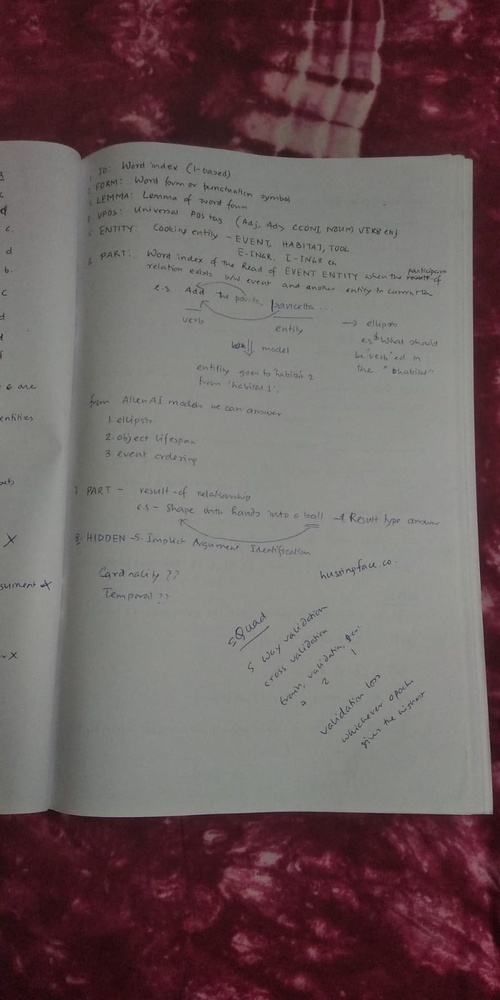
#> input picture test/input/test1.jpeg, 500 x 1000 px, shrunk from 800 x 1600 before the run
$ python test.py
#> lines starting #> are read from the running program, lines starting #| are printed output that depends on the picture
### backend/edge/filters.py
import numpy as np
from scipy.signal import convolve2d

PREWITT_KERNEL_X = np.array([[1, 0, -1], [1, 0, -1], [1, 0, -1]])
PREWITT_KERNEL_Y = np.array([[1, 1, 1], [0, 0, 0], [-1, -1, -1]])

SOBEL_KERNEL_X   = np.array([[1, 0, -1], [2, 0, -2], [1, 0, -1]])
SOBEL_KERNEL_Y   = np.array([[1, 2, 1], [0, 0, 0], [-1, -2, -1]])

SOBEL_FELDMAN_KERNEL_X = np.array([[3, 0, -3], [10, 0, -10], [3, 0, -3]])
SOBEL_FELDMAN_KERNEL_Y = np.array([[3, 10, 3], [0, 0, 0], [-3, -10, -3]])

SCHARR_KERNEL_X = np.array([[47, 0, -47], [162, 0, -162], [47, 0, -47]])
SCHARR_KERNEL_Y = np.array([[47, 162, 47], [0, 0, 0], [-47, -162, -47]])


def gaussian_kernel(kernel_size, sd):
    # generates a gaussian kernel
    ax = np.linspace(-(kernel_size - 1) / 2, (kernel_size - 1) / 2, kernel_size)
    gauss_1d = np.exp(-0.5 * np.square(ax) / np.square(sd))
    gauss_2d = np.outer(gauss_1d, gauss_1d)
    return gauss_2d / np.sum(gauss_2d)

def gaussian(image, kernel_size, sd=1):
    kernel = gaussian_kernel(kernel_size, sd)
    return convolve2d(image, kernel, mode='same', boundary='symm')

# [4 lines left out: function prewitt, not called in this run]

def sobel(image):
    Gx = convolve2d(image, SOBEL_KERNEL_X, mode='same', boundary='symm')
    Gy = convolve2d(image, SOBEL_KERNEL_Y, mode='same', boundary='symm')
    return Gx, Gy

# [9 lines left out: functions sobel_feldman, scharr, not called in this run]

### backend/edge/canny.py
import sys
import numpy as np
import time
from filters import gaussian, prewitt, sobel
from otsu import otsu


class Canny:
    THRESHOLD_HIGH = 0.3
    THRESHOLD_LOW  = 0.1

    STRONG_VAL = 255
    WEAK_VAL   = 75

    HYSTERESIS_KERNEL_SIZE = 5

    def __init__(self, bitmap=None, sd=1, kernel_size=5, edge_op='sobel', threshold_method='otsu') -> None:
        self.bitmap = bitmap
        self.edge_op = edge_op
        self.sd = sd
        self.kernel_size = kernel_size
        self.threshold_method = threshold_method

    def __call__(self):
        # Step 1:   Gaussian Kernel
        start = time.time()
        filtered_bitmap = gaussian(self.bitmap, kernel_size=self.kernel_size, sd=self.sd)
        end = time.time()
        print('step 1', 'clocked at: ', end - start)

        # Step 2:   intensity gradient
        start = time.time()
        if self.edge_op == 'prewitt':
            Gx, Gy = prewitt(filtered_bitmap)
        elif self.edge_op == 'sobel':
            Gx, Gy = sobel(filtered_bitmap)
        G, theta = self.polar_intensity(Gx, Gy)
        end = time.time()
        print('step 2', 'clocked at: ', end - start)

        # Step 3:   lower bound thresholding / non-maximal suppression
        start = time.time()
        suppressed_image = self.non_maximal_suppression(G, theta)
        end = time.time()
        print('step 3', 'clocked at: ', end - start)

        # Step 4:   dual threshold
        if self.threshold_method == 'otsu':
            _, self.THRESHOLD_HIGH = otsu(suppressed_image)
            self.THRESHOLD_HIGH /= suppressed_image.max()
            self.THRESHOLD_LOW = 0.5 * self.THRESHOLD_HIGH
        start = time.time()
        thresholded_image = self.threshold(suppressed_image)
        end = time.time()
        print('step 4', 'clocked at: ', end - start)

        # Step 5:   edge tracking by hysteresis
        start = time.time()
        hysteresis_image = self.hysteresis(thresholded_image)
        end = time.time()
        print('step 5', 'clocked at: ', end - start)

        return hysteresis_image.astype(np.uint8)


    def polar_intensity(self, Gx, Gy):
        G = np.hypot(Gx, Gy)
        G = G / G.max() * 255
        theta = np.arctan2(Gy, Gx) * 180 / np.pi

        for row in theta:
            for i in range(len(row)):
                angle = row[i]
                if (angle >= -22.5 and angle <= 22.5) or angle >= 157.5 or angle <= -157.5:
                    row[i] = 0
                elif (angle >= 67.5 and angle <= 112.5) or (angle <= -67.5 and angle >= -112.5):
                    row[i] = 90
                elif (angle >= 22.5 and angle <= 67.5) or (angle <= -112.5 and angle >= -157.5):
                    row[i] = 45
                else:
                    row[i] = 135

        return G, theta

    def non_maximal_suppression(self, G, theta):
        M, N = G.shape
        Z = np.zeros((M, N), dtype=np.int32)
        for i in range(1, M-1):
            for j in range(1, N-1):
                try:
                    p, n = 255, 255
                    angle = theta[i, j]
                    if angle == 0:
                        p = G[i, j+1]
                        n = G[i, j-1]
                    elif angle == 45:
                        p = G[i+1, j-1]
                        n = G[i-1, j+1]
                    elif angle == 90:
                        p = G[i+1, j]
                        n = G[i-1, j]
                    else:
                        p = G[i-1, j-1]
                        n = G[i+1, j+1]

                    if G[i, j] >= p and G[i, j] >= n:
                        Z[i, j] = G[i, j]
                    else:
                        Z[i, j] = 0

                except:
                    pass
        return Z

    def threshold(self, image):
        high = self.THRESHOLD_HIGH * image.max()
        low = self.THRESHOLD_LOW * image.max()

        M, N = image.shape
        res = np.zeros((M, N), dtype=np.int32)

        strong_i, strong_j = np.where(image >= high)
        weak_i, weak_j = np.where((image < high) & (image >= low))
        # zero_i, zero_j = np.where(image < low)

        res[strong_i, strong_j] = self.STRONG_VAL
        res[weak_i, weak_j] = self.WEAK_VAL

        return res

    def hysteresis(self, image):
        c = self.HYSTERESIS_KERNEL_SIZE // 2
        M, N = image.shape
        for i in range(1, M-1):
            for j in range(1, N-1):
                try:
                    if image[i, j] == self.WEAK_VAL:
                        isEdge = False
                        for k in range(i-c, i+c+1):
                            for l in range(j-c, j+c+1):
                                if image[k, l] == self.STRONG_VAL:
                                    isEdge = True
                                    break
                        if isEdge == True:
                            image[i, j] = self.STRONG_VAL
                        else:
                            image[i, j] = 0
                except:
                    pass

        return image


# [25 lines that do not run on import are left out]

### backend/edge/otsu.py
import numpy as np

def otsu(image):
    X, Y = image.shape
    minPixel, maxPixel = image.min(), image.max()

    hist = np.zeros(256, dtype=np.float64)
    for i in range(X):
        for j in range(Y):
            hist[image[i][j]] += 1


    w0, w1 = hist[minPixel], sum(hist[minPixel+1:maxPixel + 1])
    m0, m1 = minPixel, sum(np.arange(minPixel+1, maxPixel+1) * hist[minPixel+1:maxPixel+1])/w1
    maxSigma = sigma = w0 * w1 * (m1 - m0)**2
    threshold = 0

    for t in range(minPixel+1, maxPixel):
        m0 = (w0 * m0 + t*hist[t]) / (w0 + hist[t])
        m1 = (w1 * m1 - t*hist[t]) / (w1 - hist[t])
        w0 += hist[t]
        w1 -= hist[t]

        sigma = w0 * w1 * (m1 - m0)**2
        if sigma > maxSigma:
            maxSigma = sigma
            threshold = t

    threshold += 10
    binarized_image = 255*(image < threshold)
    return binarized_image, threshold

### backend/edge/contours.py
import numpy as np
import cv2

class ContourDetector:
    def __init__(self, image):
        self.image = image
        self.dir_x = [1, 0, -1, 0, 1, 1, -1, -1]
        self.dir_y = [0, 1, 0, -1, 1, -1, 1, -1]
        self.X, self.Y = image.shape
        self.visited = np.zeros((self.X, self.Y))
        self.objCount = 0
        self.contours = list()
        self.characters = list()

    # [18 lines left out: functions detectLines, bounds, not called in this run]

    def bfs(self, i, j):
        q = list()
        q.append((i, j))
        self.visited[i, j] = 1
        self.image[i, j] = 100
        contour =[(i, j)]

        while len(q) > 0:
            x, y = q.pop(0)
            for dx, dy in zip(self.dir_x, self.dir_y):
                new_x, new_y = x + dx, y + dy
                if new_x >= 0 and new_x < self.X and new_y >= 0 and new_y < self.Y:
                    if self.visited[new_x, new_y] == 0 and self.image[new_x, new_y] == 255:
                        self.visited[new_x, new_y] = 1
                        q.append((new_x, new_y))
                        ###self.image[new_x, new_y] = 100
                        contour.append((new_x, new_y))

        return contour

    def plot_contour(self, limit = 4, contour_color = (0, 255, 0)):
        # plot top 4 longest contours
        self.contours = sorted(self.contours, key= lambda c : -len(c))
        contours = self.contours[:4]
        original_image = cv2.cvtColor(self.image, cv2.COLOR_GRAY2RGB)
        for contour in contours:
            for point in contour:
                original_image[point[0]][point[1]] = contour_color
        return original_image

    def traverse(self):
        for i in range(self.X):
            for j in range(self.Y):
                if self.image[i, j] == 255 and self.visited[i, j] == 0:
                    self.contours.append(self.bfs(i, j))
                    self.objCount += 1

        return self.image, self.contours

### backend/test.py
import os
import sys
import numpy as np
sys.path.append('../edge/')
import cv2
import matplotlib.pyplot as plt
from canny import Canny
from contours import ContourDetector

sample = 1

input_dir = "../test/input/"
output_dir = "../test/output/"

inputfile = os.path.join(input_dir, f"test{sample}.jpeg")
outputfile = os.path.join(output_dir, f"res{sample}.png")

image = np.array(cv2.imread(inputfile, cv2.IMREAD_GRAYSCALE))
canny = Canny(image, sd=1.4, kernel_size=7)
res = canny()
#> in sobel, `Gx = convolve2d(image, SOBEL_KERNEL_X, mode='same', boundary='symm')`:
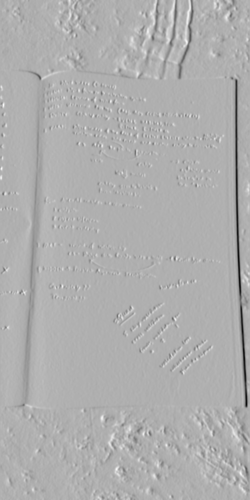
#> Gx: shape (1000, 500) float64 (shown at 1/2 size); min -222.4, max 100.9, mean -0.8; drawn with min black and max white
#> in sobel, `Gy = convolve2d(image, SOBEL_KERNEL_Y, mode='same', boundary='symm')`:
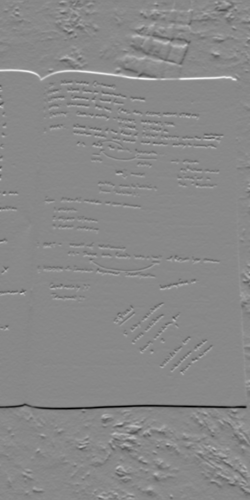
#> Gy: shape (1000, 500) float64 (shown at 1/2 size); min -211.4, max 183.2, mean -0.1; drawn with min black and max white
#> in __call__, `G, theta = self.polar_intensity(Gx, Gy)`:
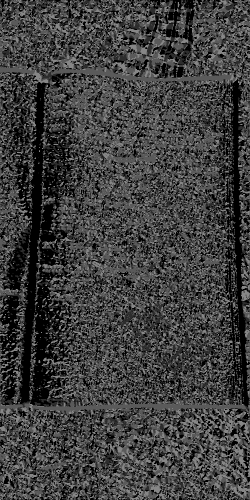
#> theta: shape (1000, 500) float64 (shown at 1/2 size); min 0, max 135, mean 62.9
#> after the loop in non_maximal_suppression, `for i in range(1, M-1):`:
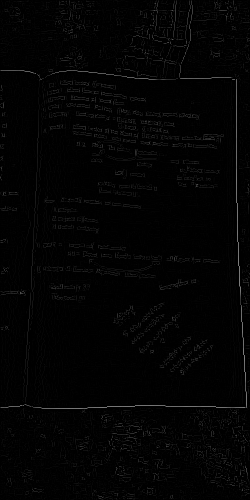
#> Z: shape (1000, 500) int32 (shown at 1/2 size); min 0, max 255, mean 3.3
#> in otsu, `minPixel, maxPixel = image.min(), image.max()`: minPixel = 0; maxPixel = 255
#> in otsu, `w0, w1 = hist[minPixel], sum(hist[minPixel+1:maxPixel + 1])`: w0 = 413116; w1 = 86884
#> in otsu, `m0, m1 = minPixel, sum(np.arange(minPixel+1, maxPixel+1) * hist[minPix..`: m0 = 0; m1 = 18.74
#> in otsu, `maxSigma = sigma = w0 * w1 * (m1 - m0)**2`: maxSigma = 1.26e+13
#> the loop in otsu, `for t in range(minPixel+1, maxPixel):` made 254 passes
#> (m0, m1, w0, w1, maxSigma) on passes 1 to 8: (0.0111, 19.74, 417751, 82249, 1.34e+13), (0.0525, 21.89, 426641, 73359, 1.49e+13), (0.12, 24.85, 436578, 63422, 1.69e+13), (0.198, 28.28, 445532, 54468, 1.91e+13), (0.268, 31.48, 452126, 47874, 2.11e+13), (0.332, 34.53, 457246, 42754, 2.29e+13), (0.388, 37.29, 461140, 38860, 2.44e+13), (0.437, 39.74, 464136, 35864, 2.57e+13)
#> after the loop in otsu, `for t in range(minPixel+1, maxPixel):`: m0 = 3.26; m1 = 255; maxSigma = 3.49e+13; threshold = 37; w0 = 499999; w1 = 1
#> in otsu, `threshold += 10`: threshold = 47
#> in otsu, `binarized_image = 255*(image < threshold)`:
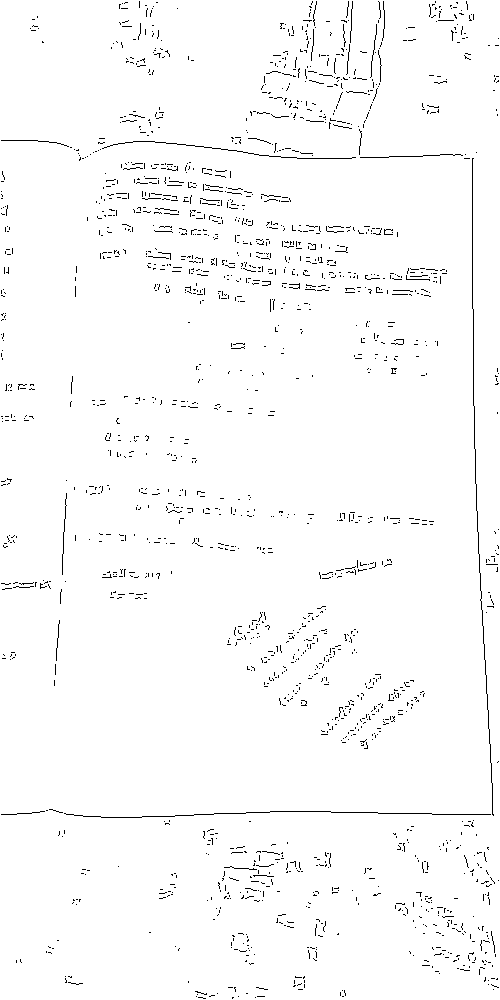
#> binarized_image: shape (1000, 500) int64; 98% white; black in thin lines or dots
#> in __call__, `self.THRESHOLD_HIGH /= suppressed_image.max()`: self.THRESHOLD_HIGH = 0.184
#> in __call__, `self.THRESHOLD_LOW = 0.5 * self.THRESHOLD_HIGH`: self.THRESHOLD_LOW = 0.0922
#> in threshold, `high = self.THRESHOLD_HIGH * image.max()`: high = 47
#> in threshold, `low = self.THRESHOLD_LOW * image.max()`: low = 23.5
#> in threshold, `strong_i, strong_j = np.where(image >= high)`: strong_i = 9887 values from 1 to 998; strong_j = 9887 values, max 498 at index 541, min 1 at index 1625, mean 280.1
#> in threshold, `weak_i, weak_j = np.where((image < high) & (image >= low))`: weak_i = 10529 values from 1 to 998; weak_j = 10529 values, max 498 at index 820, min 1 at index 3147, mean 254.6
#> after the loop in hysteresis, `for i in range(1, M-1):`:
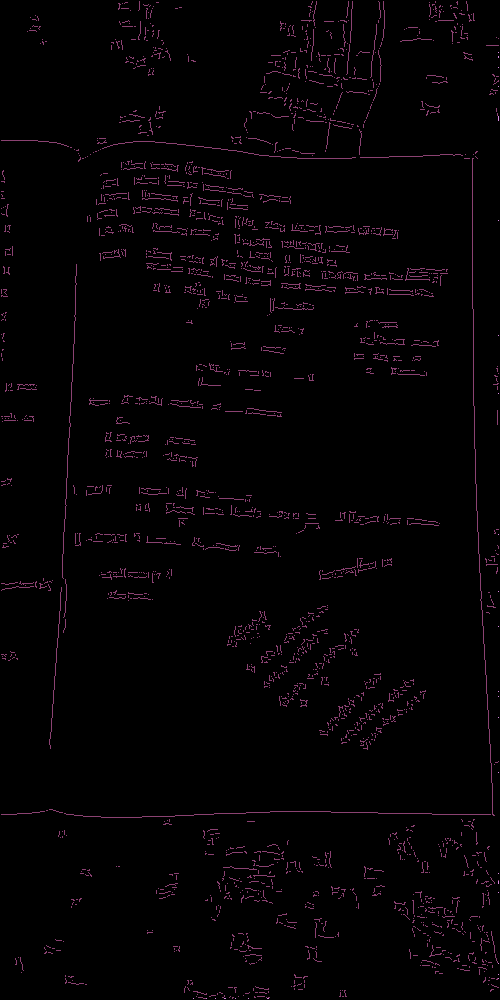
#> image: shape (1000, 500) int32; 3 distinct labels, from 0 to 255; one colour per label, 0 black
plt.imshow(res, cmap='gray')
cv2.imwrite(outputfile, res)

cd = ContourDetector(res)
_, contours = cd.traverse()
#> contours = 2376 items
contour_image = cd.plot_contour()
#> after the loop in plot_contour, `for contour in contours:`:
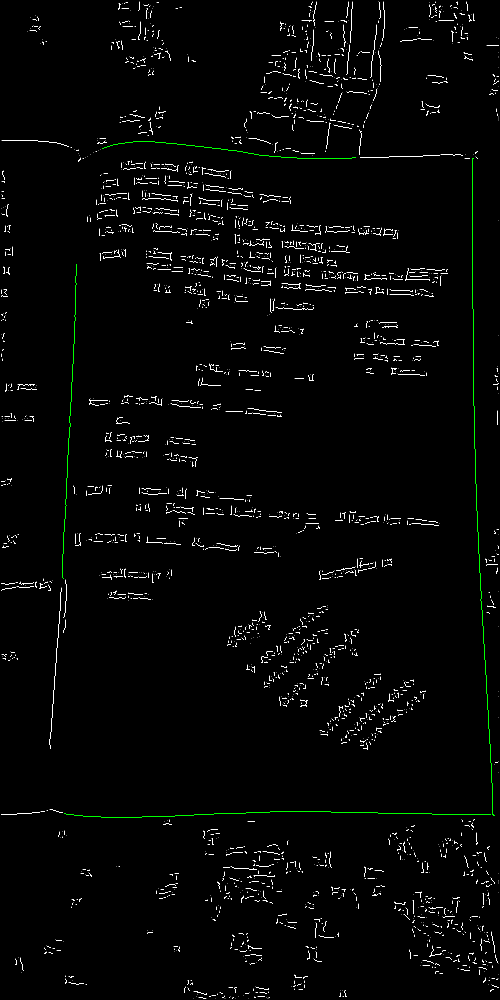
#> original_image: shape (1000, 500, 3); mean B, G, R 6.2, 7.1, 6.2
plt.imshow(contour_image)
cv2.imwrite(f"./output/contours{sample}.png", contour_image)

$ run again, with test/input/test0.jpeg copied over test/input/test1.jpeg
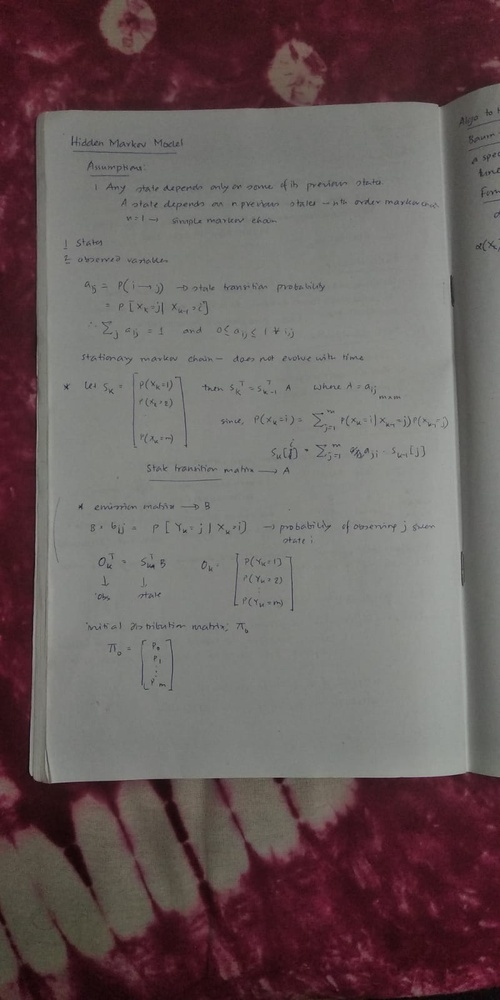
#> input picture test/input/test0.jpeg, 500 x 1000 px, shrunk from 800 x 1600 before the run
#> minPixel = 0; maxPixel = 255
#> in otsu, `w0, w1 = hist[minPixel], sum(hist[minPixel+1:maxPixel + 1])`: w0 = 412016; w1 = 87984
#> in otsu, `m0, m1 = minPixel, sum(np.arange(minPixel+1, maxPixel+1) * hist[minPix..`: m0 = 0; m1 = 16.68
#> in otsu, `maxSigma = sigma = w0 * w1 * (m1 - m0)**2`: maxSigma = 1.01e+13
#> the loop in otsu, `for t in range(minPixel+1, maxPixel):` made 254 passes
#> (m0, m1, w0, w1, maxSigma) on passes 1 to 8: (0.0126, 17.68, 417294, 82706, 1.08e+13), (0.0572, 19.74, 426867, 73133, 1.21e+13), (0.13, 22.63, 437665, 62335, 1.38e+13), (0.21, 25.91, 446975, 53025, 1.56e+13), (0.284, 29.06, 453934, 46066, 1.73e+13), (0.347, 31.89, 458967, 41033, 1.87e+13), (0.399, 34.31, 462593, 37407, 1.99e+13), (0.444, 36.41, 465367, 34633, 2.09e+13)
#> after the loop in otsu, `for t in range(minPixel+1, maxPixel):`: m0 = 2.93; m1 = 255; maxSigma = 2.82e+13; threshold = 33; w0 = 499999; w1 = 1
#> in otsu, `threshold += 10`: threshold = 43
#> in otsu, `binarized_image = 255*(image < threshold)`:
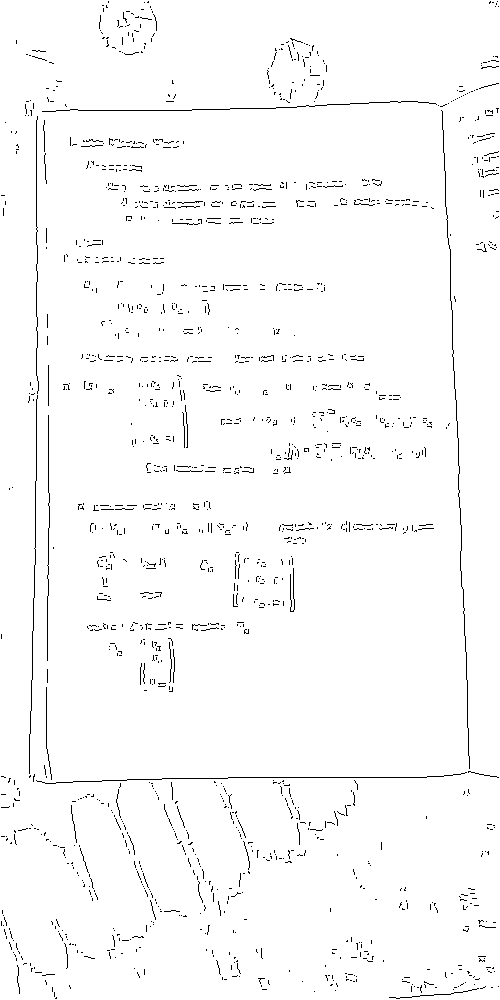
#> binarized_image: shape (1000, 500) int64; 97.9% white; black in thin lines or dots
#> in __call__, `self.THRESHOLD_HIGH /= suppressed_image.max()`: self.THRESHOLD_HIGH = 0.169
#> self.THRESHOLD_LOW = 0.0843
#> high = 43
#> low = 21.5
#> strong_i = 10429 values from 1 to 998; strong_j = 10429 values, max 498 at index 21, min 1 at index 2055, mean 226.1
#> weak_i = 8656 values from 1 to 998; weak_j = 8656 values, max 498 at index 265, min 1 at index 748, mean 227.7
#> thresholded_image: shape (1000, 500) int32; 3 distinct labels, from 0 to 255
#> contours = 2003 items
#> self.image: shape (1000, 500); min 0, max 255, mean 6.9
#> after the loop in plot_contour, `for contour in contours:`:
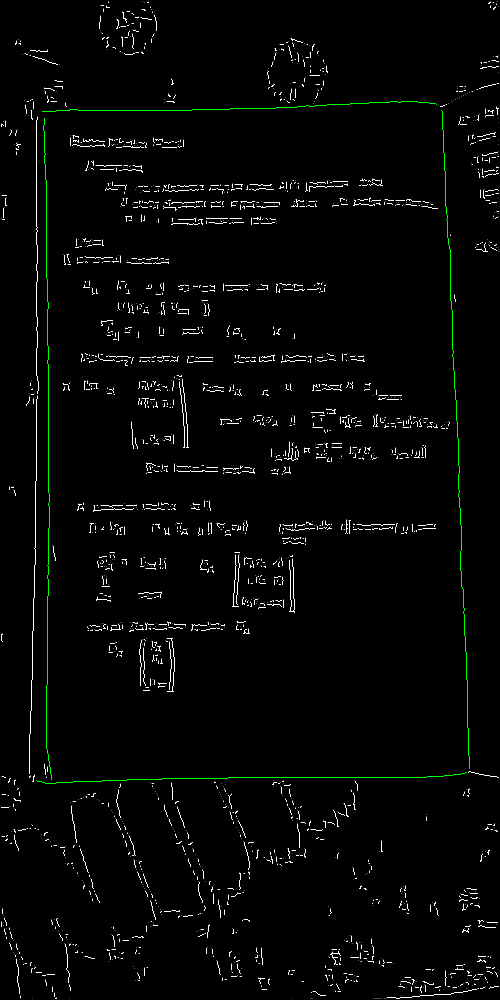
#> original_image: shape (1000, 500, 3); mean B, G, R 5.8, 6.9, 5.8
